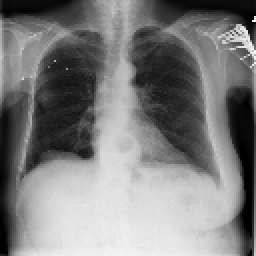
#> input picture dataset/dev/0_00000003_000.png, 128 x 128 px, given as the content of the folder dataset/train/, which was not available (shown 2 times larger)
$ python chestdataset.py
#> lines starting #> are read from the running program, lines starting #| are printed output that depends on the picture; pictures that were not available may be replaced by others from this repository, and a replacement may not be noted
import matplotlib.pyplot as plt
import numpy as np
import os
import cv2

class ChestDataSet:
    trainData = []
    trainLabel = []
    testData = []
    testLabel = []

    def __init__(self):
        self.data_dir = 'dataset/'
        self.train_dir = 'dataset/train/'
        self.dev_dir = 'dataset/dev/'
        self.test_dir = 'dataset/test/'

        self.num_train_samples = len(os.listdir(self.train_dir))
        self.num_dev_samples = len(os.listdir(self.dev_dir))
        self.num_test_samples = len(os.listdir(self.test_dir))
        self.width = 64
        self.height = 64
        #self.num_dev_samples = 100
        #self.num_test_samples = 100
        #self.num_train_samples = 100


        self.x_train = np.zeros((self.num_train_samples, self.width, self.height, 3), dtype='uint8')
        self.y_train = np.zeros((self.num_train_samples, 1), dtype='uint8')
        self.x_dev = np.zeros((self.num_dev_samples, self.width, self.height, 3), dtype='uint8')
        self.y_dev = np.zeros((self.num_dev_samples, 1), dtype='uint8')
        self.x_test = np.zeros((self.num_test_samples, self.width, self.height, 3), dtype='uint8')
        self.y_test = np.zeros((self.num_test_samples, 1), dtype='uint8')
        self.test_names = []


    def whiteImage(self, img):
        meanValue, stddevValue = cv2.meanStdDev(img)
        img2 = np.array(img, dtype=np.float64)
        img2 = img - meanValue[0]
        img2 = img2 / stddevValue[0]
        return img2

    def loadDataset(self, bWhiteImage = True):
#> called with bWhiteImage = False
        if (not os.path.exists(self.data_dir)):
           raise Exception('failed to open directory')
        train_file_list = os.listdir(self.train_dir)
        dev_file_list = os.listdir(self.dev_dir)
        test_file_list = os.listdir(self.test_dir)

        for idx, file_name in enumerate(train_file_list):
            #if idx >= 100:
            #    break
            img = cv2.imread(self.train_dir + file_name)
#> img is the input picture: shape (128, 128, 3); min 0, max 251, mean 125.5
            img = cv2.resize(img, (self.width, self.height))
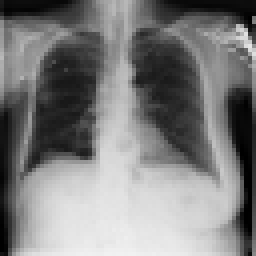
#> img: shape (64, 64, 3) (shown 4 times larger); min 0, max 241, mean 125.6
            if bWhiteImage:
                img = self.whiteImage(img)
            self.x_train[idx,:,:,:] = img[:, :, :]
            self.y_train[idx, :] = int(file_name[0])


        for idx, file_name in enumerate(dev_file_list):
            #if idx >= 100:
            #    break
            img = cv2.imread(self.dev_dir + file_name)
            img = cv2.resize(img, (self.width, self.height))
            if bWhiteImage:
                img = self.whiteImage(img)
            self.x_dev[idx,:,:,:] = img
            self.y_dev[idx,:] = int(file_name[0])
#> pass 2 of the loop in loadDataset, `for idx, file_name in enumerate(dev_file_list):`:
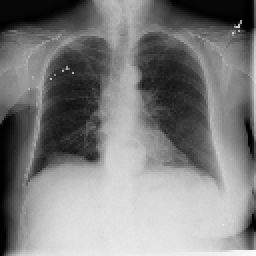
#> input picture dataset/dev/0_00000003_005.png, 128 x 128 px, found by its file name (shown 2 times larger)
#> in loadDataset, img is the input picture: shape (128, 128, 3); min 0, max 252, mean 127
#> in loadDataset, `img = cv2.resize(img, (self.width, self.height))`:
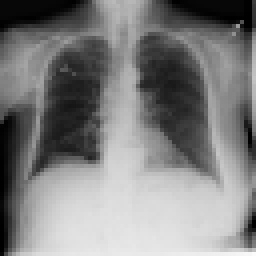
#> img: shape (64, 64, 3) (shown 4 times larger); min 0, max 251, mean 127.1

        for idx, file_name in enumerate(test_file_list):
            #if idx >= 100:
            #    break
            img = cv2.imread(self.test_dir + file_name)
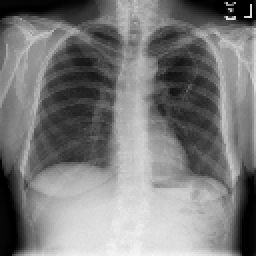
#> input picture dataset/test/0_00000005_005.png, 128 x 128 px, found by its file name (shown 2 times larger)
#> img is the input picture: shape (128, 128, 3); min 0, max 247, mean 123
            img = cv2.resize(img, (self.width, self.height))
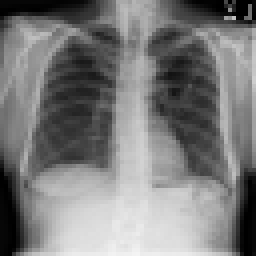
#> img: shape (64, 64, 3) (shown 4 times larger); min 0, max 244, mean 123.2
            if bWhiteImage:
                img = self.whiteImage(img)
            self.x_test[idx,:,:,:] = img;
            self.y_test[idx,:] = int(file_name[0])
            self.test_names.append(file_name)
        print('shape of x_train', self.x_train.shape)
        print('shape of y_train', self.y_train.shape)
        print('max of y_train:', np.max(self.y_train))
        print('shape of x_dev', self.x_dev.shape)
        print('shape of y_dev', self.y_dev.shape)
        print('shape of x_test', self.x_test.shape)
        print('shape of y_test', self.y_test.shape)

        return (self.x_train, self.y_train), (self.x_dev, self.y_dev), (self.x_test, self.y_test, self.test_names)


if __name__ == '__main__':
        data = ChestDataSet()
#> (the run stopped early here; a loop or call above may not have finished)
